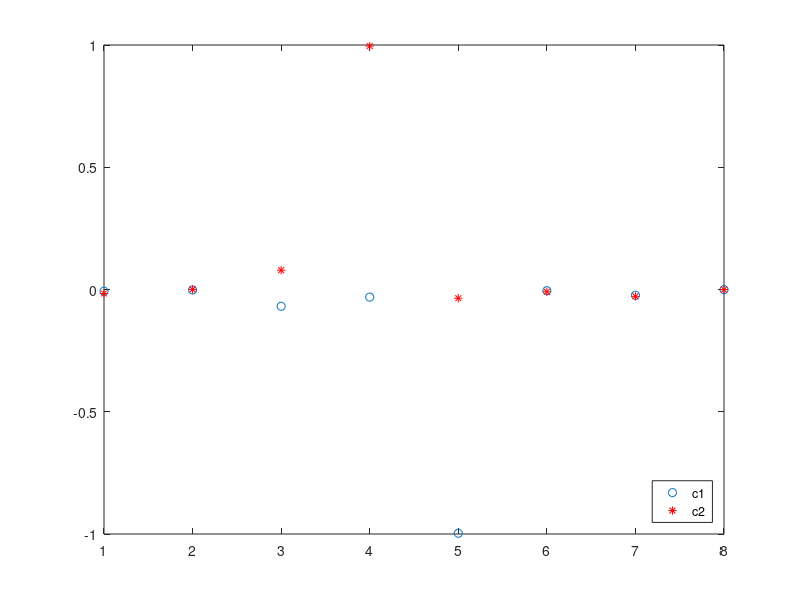

The MATLAB script that drew this image:
close all
clear all

x = importdata('auto-mpg.csv');
[N,d] = size(x);
m = sum(x);
for i=1:d
    y(:,i) = x(:,i) - m(i);
end

sigma = (1/N)*x'*x;
[U,S,V] = eig(sigma);
thres = 0;
k = d;
while (thres < 0.99)
       thres = trace(S(1:k,1:k))/trace(S);
       k = k-1;
end

U_reduce = U(:,1:k);
z = x*U_reduce;
c_1 = U(:,1)
c_2 = U(:,2)
k

axis equal
plot(U(:,1), 'o')
hold on
plot(U(:,2), '*r')
legend('c1','c2', 'Location', 'southeast')

var_1 = max( c_1'*sum(c_1)-S(1,1)*(c_1'*c_1-1) )
var_2 = max( c_2'*sum(c_2)-S(2,2)*(c_2'*c_2-1) )
% T = importdata('auto-mpg-names.txt'); 